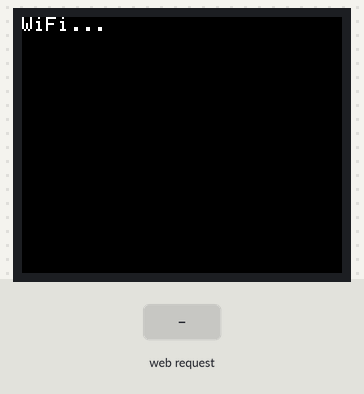
Recording of a sketch running on a simulated ESP8266 (Wemos D1 mini). Parts: 160×128 colour display. Inputs (shaded band) come from the test bench. WiFi joins after 1.5 s; servers stay silent unless stated; what the sketch prints to the serial monitor is not drawn.

Above: at 0.4 s.
At 3.0 s:
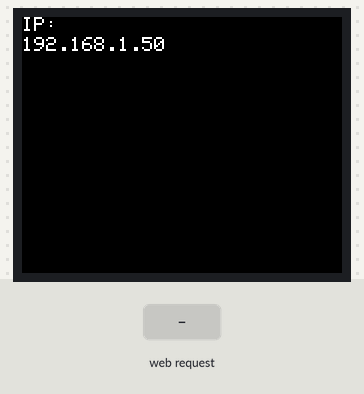
3.1 s: HTTP request GET /clear received
At 4.3 s:
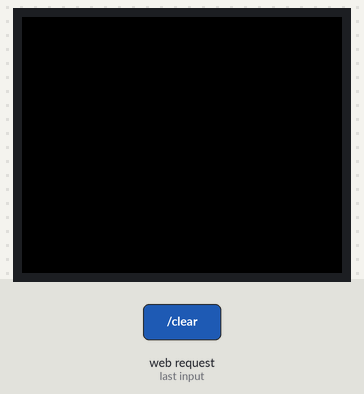
4.6 s: HTTP request GET /msg?t=1 received
Timing chart, 0 to 7.6 s (numbered marks = the images above; inputs shaded):
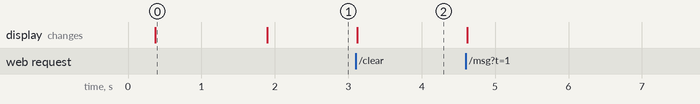

Measured:
- after the input at 3.1 s, the display: changes at once (image 2)
- what the display in image 0 shows lasts 1.5 s, from 0.4 s to 1.9 s

The sketch:

espChatBridge.ino
```cpp
/*
  ESP8266 + ST7735 1.8" 128x160
  Receives messages from Lumia plugin via:
    http://ESP_IP/msg?t=Hello%20world

  Displays text bottom-up, wraps long lines, scrolls upward,
  rolls off top when full.
*/

#include <ESP8266WiFi.h>
#include <ESP8266WebServer.h>
#include <Adafruit_GFX.h>
#include <Adafruit_ST7735.h>
#include <SPI.h>

// ----------- WIFI -----------
const char* WIFI_SSID = "SSID";
const char* WIFI_PASS = "PASS";

// ----------- TFT PINS -----------
// Common wiring (adjust to your setup):
// ESP8266 (NodeMCU/Wemos D1 mini) hardware SPI:
//   SCK = D5 (GPIO14)
//   MOSI= D7 (GPIO13)
//   MISO not used
// Choose CS/DC/RST pins:
#define TFT_CS   D2
#define TFT_DC   D1
#define TFT_RST  D0

// ----------- TFT SETUP -----------
Adafruit_ST7735 tft = Adafruit_ST7735(TFT_CS, TFT_DC, TFT_RST);

// For many 1.8" ST7735 128x160 modules:
// - INITR_BLACKTAB, INITR_REDTAB, INITR_GREENTAB
// If colors look wrong, try a different tab.
#define ST7735_TAB INITR_GREENTAB

// ----------- SERVER -----------
ESP8266WebServer server(80);

// ----------- TEXT LAYOUT -----------
static const uint16_t BG = ST77XX_BLACK;
static const uint16_t FG = ST77XX_WHITE;

static const int SCREEN_W = 160;
static const int SCREEN_H = 128;

static const int CHAR_W = 6;   // Adafruit_GFX default font: 5px + 1px spacing
static const int CHAR_H = 8;   // default font height
static const int LINE_H = 8;   // keep equal to CHAR_H for simple layout
static const int MAX_COLS = SCREEN_W / CHAR_W;   // ~21
static const int MAX_LINES = SCREEN_H / LINE_H;  // 20

// A simple ring buffer of lines
String lineBuf[MAX_LINES];
int lineCount = 0;       // how many valid lines currently in buffer (<= MAX_LINES)

// --- Utilities ---
String urlDecode(const String& in) {
  String out;
  out.reserve(in.length());
  for (size_t i = 0; i < in.length(); i++) {
    char c = in[i];
    if (c == '+') {
      out += ' ';
    } else if (c == '%' && i + 2 < in.length()) {
      char h1 = in[i + 1];
      char h2 = in[i + 2];
      auto hexVal = [](char h) -> int {
        if (h >= '0' && h <= '9') return h - '0';
        if (h >= 'a' && h <= 'f') return 10 + (h - 'a');
        if (h >= 'A' && h <= 'F') return 10 + (h - 'A');
        return 0;
      };
      char decoded = (hexVal(h1) << 4) | hexVal(h2);
      out += decoded;
      i += 2;
    } else {
      out += c;
    }
  }
  return out;
}

// Break a string into wrapped lines (word-wrap-ish)
void pushWrappedMessage(const String& msgRaw) {
  String msg = msgRaw;
  msg.replace("\r", "");
  // Support explicit newlines in the incoming message:
  // we’ll split by '\n' first, then wrap each segment.
  int start = 0;
  while (start <= (int)msg.length()) {
    int nl = msg.indexOf('\n', start);
    String segment = (nl == -1) ? msg.substring(start) : msg.substring(start, nl);

    // Trim only right side a bit (optional)
    while (segment.endsWith(" ")) segment.remove(segment.length() - 1);

    // Wrap this segment
    int idx = 0;
    while (idx < (int)segment.length()) {
      int remaining = segment.length() - idx;

      // If remaining fits, take it
      if (remaining <= MAX_COLS) {
        addLine(segment.substring(idx));
        idx = segment.length();
        break;
      }

      // Otherwise, find last space within MAX_COLS
      int cut = idx + MAX_COLS;
      int space = segment.lastIndexOf(' ', cut);
      if (space <= idx) {
        // no space found, hard cut
        addLine(segment.substring(idx, idx + MAX_COLS));
        idx += MAX_COLS;
      } else {
        addLine(segment.substring(idx, space));
        idx = space + 1; // skip space
      }
    }

    if (nl == -1) break;
    // If there was a newline, preserve it as a blank line gap (optional):
    // addLine("");  // uncomment if you want an empty line between newline-separated blocks
    start = nl + 1;
  }

  redrawScreen();
}

void addLine(const String& line) {
  if (lineCount < MAX_LINES) {
    lineBuf[lineCount++] = line;
  } else {
    // shift up
    for (int i = 1; i < MAX_LINES; i++) {
      lineBuf[i - 1] = lineBuf[i];
    }
    lineBuf[MAX_LINES - 1] = line;
  }
}

void redrawScreen() {
  tft.fillScreen(BG);
  tft.setTextWrap(false); // we do wrapping ourselves
  tft.setTextSize(1);
  tft.setTextColor(FG, BG);

  int yStart = SCREEN_H - (lineCount * LINE_H);
  if (yStart < 0) yStart = 0;

  for (int i = 0; i < lineCount; i++) {
    int y = yStart + i * LINE_H;
    tft.setCursor(0, y);
    tft.print(lineBuf[i]);
  }
}

// --- HTTP handlers ---
void handleRoot() {
  String page =
    "ESP8266 ST7735 Display OK\n\n"
    "Send a message:\n"
    "/msg?t=Hello%20world\n";
  server.send(200, "text/plain", page);
}

void handleMsg() {
  if (!server.hasArg("t")) {
    server.send(400, "text/plain", "Missing query param 't'");
    return;
  }
  String text = urlDecode(server.arg("t"));
  if (text.length() == 0) {
    server.send(400, "text/plain", "Empty message");
    return;
  }

  pushWrappedMessage(text);
  server.send(200, "text/plain", "OK");
}

void handleClear() {
  lineCount = 0;
  tft.fillScreen(BG);
  server.send(200, "text/plain", "CLEARED");
}

void setup() {
  Serial.begin(115200);
  delay(200);

  // TFT init
  tft.initR(ST7735_TAB);
  tft.setRotation(1); // 0/1/2/3 - try 1 for landscape, 0 for portrait
  tft.fillScreen(BG);
  tft.setTextColor(FG, BG);
  tft.setTextSize(1);
  tft.setCursor(0, 0);
  tft.print("WiFi...");

  // WiFi
  WiFi.mode(WIFI_STA);
  WiFi.begin(WIFI_SSID, WIFI_PASS);

  while (WiFi.status() != WL_CONNECTED) {
    delay(250);
    Serial.print(".");
  }

  tft.fillScreen(BG);
  tft.setCursor(0, 0);
  tft.print("IP:");
  tft.setCursor(0, 10);
  tft.print(WiFi.localIP().toString());

  Serial.println();
  Serial.print("Connected. IP: ");
  Serial.println(WiFi.localIP());

  // Server routes
  server.on("/", handleRoot);
  server.on("/msg", HTTP_GET, handleMsg);
  server.on("/clear", HTTP_GET, handleClear);

  server.begin();
}

void loop() {
  server.handleClient();
}
```
